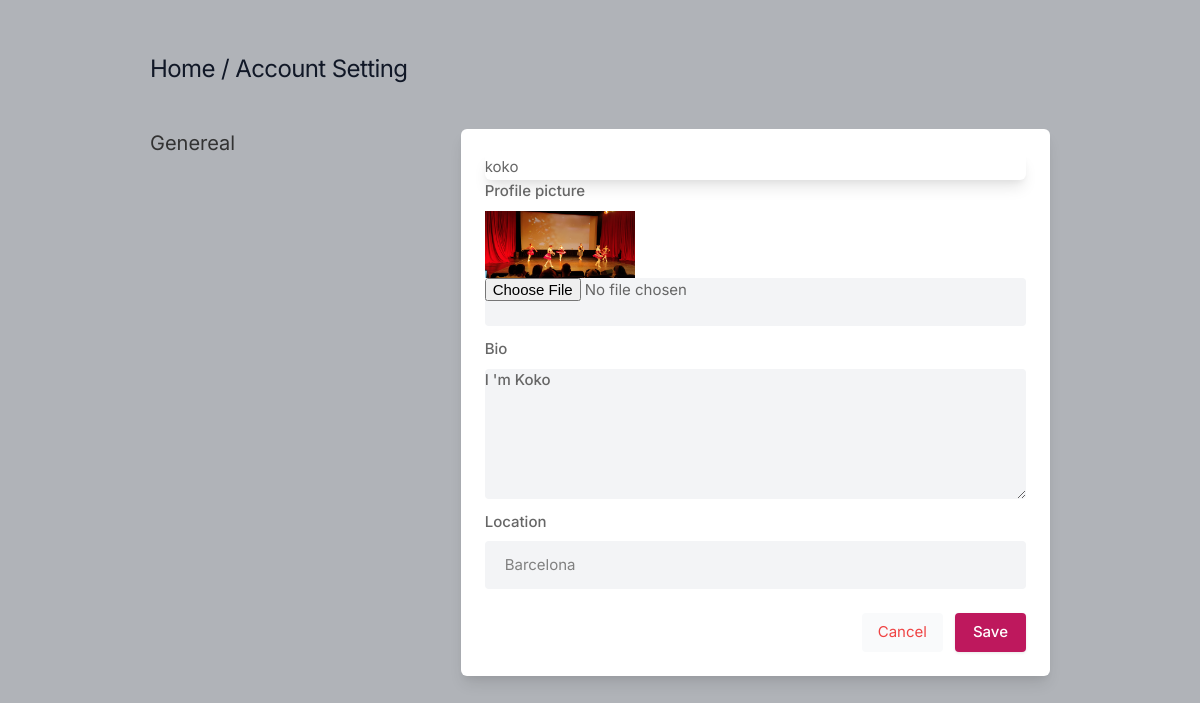
The app's page /settings/ (signed in) with its own data.
### myapp/models.py (models this page shows, shortened)
class Profile(models.Model):
    user = models.ForeignKey(User, on_delete=models.CASCADE)
    id_user = models.IntegerField()
    bio = models.TextField(blank=True)
    profile_picture = models.ImageField(upload_to = 'profile_pictures', default='blank-profile-picture.png')
    location = models.CharField(max_length=100, blank=True)

### myapp/views.py (the view, shortened to what this page needs)
# urls.py: path('settings/', views.settings, name='settings'),
@login_required(login_url='signin')
def settings(request):
    user_profile = Profile.objects.get(user = request.user)
    return render(request, 'setting.html', {'user_profile' : user_profile})

### templates/setting.html (shortened to what this page needs)
{% load static %}
<!DOCTYPE html>
<html lang="en">
<head>
    <link rel="stylesheet" href="{% static 'assets/css/icons.css' %}">
    <link rel="stylesheet" href="{% static 'assets/css/uikit.css' %}">
    <link rel="stylesheet" href="{% static 'assets/css/style.css' %}">
    <link rel="stylesheet" href="{% static 'assets/css/tailwind.css' %}">
</head>
<body>
            <div class="container m-auto">
                <h1 class="text-2xl leading-none text-gray-900 tracking-tight mt-3"><a href="/">Home</a> / Account Setting </h1>
                <div class="grid lg:grid-cols-3 mt-12 gap-8">
                    <div>
                        <h3 class="text-xl mb-2"> Genereal</h3>
                    </div>
                    <div class="bg-white rounded-md lg:shadow-lg shadow col-span-2">
                        <form action="" method="POST" enctype="multipart/form-data">
                       <div class="grid grid-cols-2 gap-3 lg:p-6 p-4">
                            <div class="col-span-2">
                                <p class="bg-white rounded-md lg:shadow-lg shadow col-span-2">{{user_profile.user}}</p>
                                <label for=""> Profile picture</label>
                                <img width="150" height="150" src="{{user_profile.profile_picture.url}}">
                                <input type="file" name="image" value="" class="shadow-none bg-gray-100">
                            </div>
                            <div class="col-span-2">
                                <label for="about">Bio</label>
                                <textarea id="about" name="bio" rows="3"  class="shadow-none bg-gray-100">{{user_profile.bio}}</textarea>
                            </div>
                            <div class="col-span-2">
                                <label for=""> Location</label>
                                <input type="text" name="location" value="{{user_profile.location}}" class="shadow-none bg-gray-100">
                            </div>
                       </div>
                       <div class="bg-gray-10 p-6 pt-0 flex justify-end space-x-3">
                           <button class="p-2 px-4 rounded bg-gray-50 text-red-500"><a href="/">Cancel</a></button>
                           <button type="submit" class="button bg-blue-700"> Save </button>
                       </div>
                       </form>
                    </div>
                    </div>
                    <br>
                </div>
</body>
</html>

### static/assets/css/style.css (style rules this page uses)
body { background-color: #B0B3B8!important; }
button { vertical-align: middle; }
span.button, button.button { background-color: #be185d; top: 0; color: #fff; position: relative; padding: 8px 18px; line-height: 22px; position: relative; font-weight: 500; font-size: 15px; display: inline-block; -webkit-transition: all 0.2s ease-in-out; transition: all 0.2s ease-in-out; cursor: pointer; overflow: hidden; border: none; border-radius: 4px; -webkit-box-shadow: 0 1px 3px rgba(0, 0, 0, 0.1); box-shadow: 0 1px 3px rgba(0, 0, 0, 0.1); }
input { height: 48px; line-height: 48px; padding: 0 20px; outline: none; font-size: 15px; color: #808080; max-width: 100%; width: 100%; -webkit-box-sizing: border-box; box-sizing: border-box; display: block; font-weight: 400; opacity: 1; border-radius: 4px; border: none; -webkit-box-shadow: 0 1px 4px 0px rgba(0, 0, 0, 0.12); box-shadow: 0 1px 4px 0px rgba(0, 0, 0, 0.12); }
input[type="text"], input[type="password"], input[type="email"], input[type="number"] { height: 48px; line-height: 48px; padding: 0 20px; outline: none; font-size: 15px; color: #808080; max-width: 100%; width: 100%; -webkit-box-sizing: border-box; box-sizing: border-box; display: block; font-weight: 400; opacity: 1; border-radius: 4px; border: none; -webkit-box-shadow: 0 1px 4px 0px rgba(0, 0, 0, 0.12); box-shadow: 0 1px 4px 0px rgba(0, 0, 0, 0.12); }
textarea { height: 48px; line-height: 48px; padding: 0 20px; outline: none; font-size: 15px; color: #808080; margin: 0 0 16px 0; max-width: 100%; width: 100%; -webkit-box-sizing: border-box; box-sizing: border-box; display: block; background-color: #fff; font-weight: 500; opacity: 1; border-radius: 4px; border: none; -webkit-box-shadow: 0 1px 4px 0px rgba(0, 0, 0, 0.12); box-shadow: 0 1px 4px 0px rgba(0, 0, 0, 0.12); }
input { -webkit-transition: all 0.1s ease-in-out; transition: all 0.1s ease-in-out; }
::placeholder { color: #808080; opacity: 1; }
textarea { height: auto; line-height: 27px; padding: 20px; min-height: 130px; -webkit-transition: none !important; transition: none !important; min-width: 100%; }
label, legend { display: block; font-weight: bold; font-size: 15px; font-weight: 500; margin-bottom: 8px; }
button { border: none; margin: 0; padding: 0; width: auto; overflow: visible; background: transparent; color: inherit; font: inherit; line-height: normal; cursor: pointer; }
a { color: #be185d; -webkit-transition: 0.3s; transition: 0.3s; outline: none !important; }
button { outline: none !important; }
img { max-width: 100%; }
body { color: #666; font-size: 15px; line-height: 27px; background-color: #f0f2f5; font-family: "Inter", sans-serif; text-transform: none; }
body p { font-size: 15px; line-height: 27px; }
h1, h2, h3, h4, h5, h6 { font-family: "Inter", sans-serif; text-transform: none; }
input[type="text"], input[type="password"], input[type="email"] { font-family: "Inter", sans-serif; text-transform: none; }
textarea, select { font-family: "Inter", sans-serif; text-transform: none; }
button, body .pac-container { font-family: "Inter", sans-serif; text-transform: none; }
h1, h2, h3, h4, h5, h6 { color: #333; font-weight: 500; margin: 0; padding: 0; }
h1 { font-size: 32px; }
h3 { font-size: 22px; }
@media (min-width: 1024px) { .container { max-width: 900px !important; padding-top: 45px; } }
.shadow-none { -webkit-box-shadow: none !important; box-shadow: none !important; }

### records on screen
Profile: user "koko", profile_picture (picture), bio "I 'm Koko", location "Barcelona"
